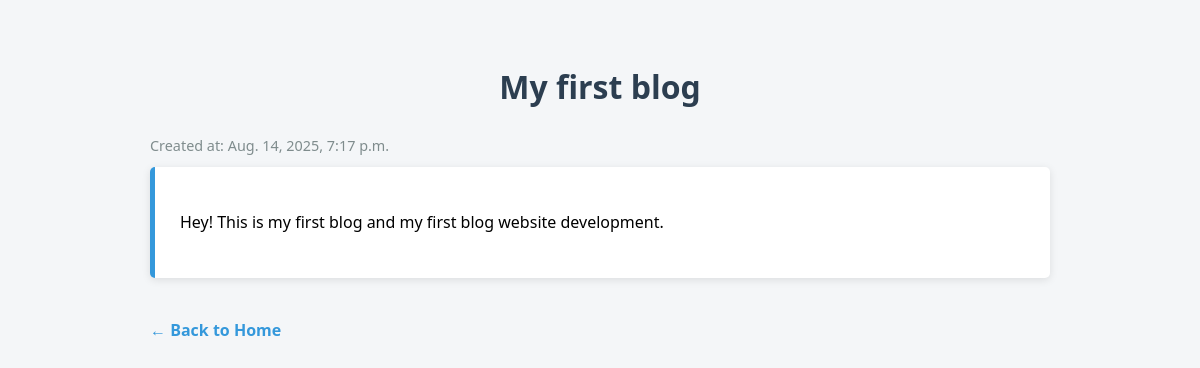
/post/5/, run on the app's committed database.
### blog/models.py (models this page shows, shortened)
class Post(models.Model):
    title = models.CharField(max_length=200)
    content = models.TextField()
    created_at = models.DateTimeField(auto_now_add=True)

### blog/views.py (the view)
# urls.py: path("post/<int:pk>/", post_detail, name="post_detail"),
def post_detail(request, pk):
    from django.shortcuts import get_object_or_404
    post = get_object_or_404(Post, pk=pk)
    context = {"post": post}
    return render(request, "blog/post_detail.html", context)

### blog/templates/blog/post_detail.html (shortened to what this page needs)
<!DOCTYPE html>
<html>
<head>
    {% load static %}
    <link rel="stylesheet" href="{% static 'blog/style.css' %}">
</head>
<body>
<div class="container">
    <h1>{{ post.title }}</h1>
    <p class="post-date">Created at: {{ post.created_at }}</p>
    <div class="post-content">
        <p>{{ post.content }}</p>
    </div>
    <a href="/" class="back-link">← Back to Home</a>
</div>
</body>
</html>

### blog/static/blog/style.css (style rules this page uses)
body { font-family: 'Segoe UI', Tahoma, Geneva, Verdana, sans-serif; background-color: #f4f6f8; margin: 0; padding: 0; line-height: 1.6; }
.container { max-width: 900px; margin: 20px auto; padding: 20px; }
h1, h2 { color: #2c3e50; text-align: center; }
.post-content { background-color: #fff; padding: 25px; border-left: 5px solid #3498db; border-radius: 5px; box-shadow: 0 2px 8px rgba(0,0,0,0.1); margin-bottom: 20px; line-height: 1.8; }
.post-date { color: #7f8c8d; font-size: 0.9em; margin-bottom: 10px; }
.back-link { display: inline-block; margin-top: 20px; text-decoration: none; color: #3498db; font-weight: bold; transition: color 0.2s; }

### data on the page
Post: title "My first blog", created_at "Aug. 14, 2025, 7:17 p.m.", content "Hey! This is my first blog and my first blog website development."
